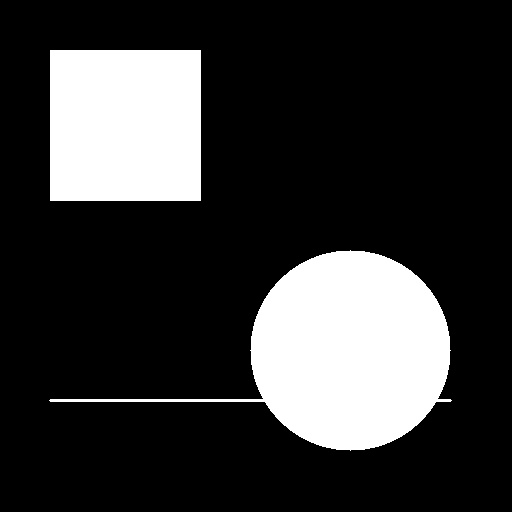
#> input picture computer_vision/上课练习/第四章 显著性检测/test.jpg, 512 x 512 px
$ python saliency_contrast_HC.py
#> lines starting #> are read from the running program, lines starting #| are printed output that depends on the picture; after the words box and inside, x2 and y2 are one past the last pixel; in counts of white or black regions, pixels touching at a corner belong together
"""
教学示例：saliency contrast HC

- 功能：演示 显著性检测 中与“saliency contrast HC”相关的核心流程。
- 主要数据结构：通常使用 numpy 数组保存图像矩阵，必要时再用列表或字典保存统计结果。
- 这样设置的原因：把参数、卷积核和阈值显式写出来，便于零基础同学逐行观察修改前后的效果。
"""
from pathlib import Path

import cv2
import numpy as np
import matplotlib.pyplot as plt


BASE_DIR = Path(__file__).resolve().parent

def local_path(name: str) -> str:
    """返回脚本目录下的资源路径，避免依赖当前工作目录。"""
    return str(BASE_DIR / name)
# 1. 设置字体为 SimHei (黑体)，解决中文显示问题
plt.rcParams['font.sans-serif'] = ['SimHei']

# 2. 解决保存图像时负号 '-' 显示为方块的问题
plt.rcParams['axes.unicode_minus'] = False
from collections import Counter


def calculate_global_contrast_saliency(image_path):
    """
    基于直方图对比度 (HC) 的显著性检测简化实现
    原理：像素的显著性 = 该像素颜色与图像中所有其他像素颜色的距离之和
    """
#> called with image_path = 'computer_vision/上课练习/第四章 显著性检测/test.jpg'
    # 1. 读取图像
    img = cv2.imread(image_path)
#> img is the input picture: shape (512, 512, 3); min 0, max 255, mean 53.4
    if img is None:
        raise ValueError("无法读取图像，请检查路径")

    # 转换为 RGB (Matplotlib 需要) 和 Lab 颜色空间 (Lab 空间更符合人眼感知)
    img_rgb = cv2.cvtColor(img, cv2.COLOR_BGR2RGB)
    img_lab = cv2.cvtColor(img, cv2.COLOR_BGR2LAB).astype(np.float32)
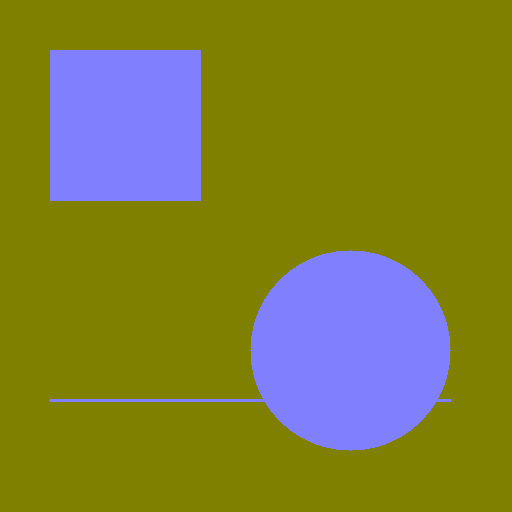
#> img_lab: shape (512, 512, 3) float32; mean B, G, R 53.4, 128, 128

    h, w, _ = img_lab.shape
#> h = 512; w = 512
    pixels = img_lab.reshape(-1, 3)

    # 2. 颜色量化 (为了加速计算，将颜色聚类或减少颜色数量)
    # 这里使用简单的四舍五入量化，将颜色空间压缩，减少计算量
    # 实际工程中常用 K-Means 聚类
    quantize_factor = 10
    pixels_quantized = np.floor(pixels / quantize_factor) * quantize_factor

    # 统计每种颜色的出现频率
    # 将 float 数组转换为 tuple 以便哈希计数
    unique_colors, counts = np.unique(pixels_quantized, axis=0, return_counts=True)
#> unique_colors = [[0, 120, 120], [240, 120, 120], [250, 120, 120]]; counts = [207242, 2, 54900]
    color_freq_map = {tuple(c): freq for c, freq in zip(unique_colors, counts)}
#> color_freq_map = {(0, 120, 120): 207242, (240, 120, 120): 2, (250, 120, 120): 54900}

    total_pixels = h * w
#> total_pixels = 262144
    saliency_map_flat = np.zeros(pixels.shape[0])

    # 3. 计算显著性 (简化版：计算当前颜色与其他所有颜色的加权距离)
    # 优化：不遍历所有像素，而是遍历“独特颜色”
    unique_colors_list = list(color_freq_map.keys())
#> unique_colors_list = [(0, 120, 120), (240, 120, 120), (250, 120, 120)]

    print(f"正在计算显著性... 独特颜色数量: {len(unique_colors_list)}")
#> (printed output is left out)

    # 预计算所有独特颜色之间的显著性值
    color_saliency = {}
    for i, c1 in enumerate(unique_colors_list):
        s_val = 0.0
        c1_vec = np.array(c1)
        for j, c2 in enumerate(unique_colors_list):
            if i == j:
                continue
            c2_vec = np.array(c2)
            # 欧氏距离
            dist = np.linalg.norm(c1_vec - c2_vec)
            # 显著性贡献 = 距离 * 该颜色的频率 (频率越高，对比越明显)
            s_val += dist * color_freq_map[c2]

        # 归一化 (可选，防止数值过大)
        color_saliency[c1] = s_val
#> this loop made 3 passes
#> after the loop, color_saliency = {(0, 120, 120): 13725480, (240, 120, 120): 50287080, (250, 120, 120): 51810520}

    # 4. 映射回原图像素
    for idx, p in enumerate(pixels_quantized):
        key = tuple(p)
        saliency_map_flat[idx] = color_saliency[key]

    # 5. 重构显著图并归一化到 0-255
    saliency_map = saliency_map_flat.reshape(h, w)
    saliency_map = cv2.normalize(saliency_map, None, 0, 255, cv2.NORM_MINMAX)
    saliency_map = saliency_map.astype(np.uint8)

    # 6. 后处理：高斯模糊 (去除噪点，使区域更连贯)
    saliency_map_blur = cv2.GaussianBlur(saliency_map, (5, 5), 0)

    # 7. 二值化 (获取显著区域掩膜)
    _, binary_mask = cv2.threshold(saliency_map_blur, 0, 255, cv2.THRESH_BINARY + cv2.THRESH_OTSU)
#> binary_mask: shape (512, 512); 20.9% white; 2 white regions, box (x1, y1, x2, y2) and area: (50, 251, 451, 450) 32097, (50, 50, 201, 201) 22797

    return img_rgb, saliency_map_blur, binary_mask


# --- 主程序 ---
if __name__ == "__main__":
    # 请使用您本地的图片路径，或者下载一张测试图
    # 这里假设当前目录下有一张 test.jpg
    image_file = local_path("test.jpg")

    try:
        # 如果没有测试图，创建一个简单的合成图用于演示
        import os

        if not os.path.exists(image_file):
            print(f"未找到 {image_file}，正在生成测试图像...")
            test_img = np.zeros((400, 400, 3), dtype=np.uint8)
            test_img[:] = [200, 200, 200]  # 灰色背景
            cv2.circle(test_img, (200, 200), 80, (0, 0, 255), -1)  # 红色圆 (BGR)
            cv2.rectangle(test_img, (50, 50), (150, 150), (255, 255, 0), -1)  # 青色方块
            cv2.imwrite(image_file, test_img)
            print("测试图像已生成。")

        original, saliency, mask = calculate_global_contrast_saliency(image_file)

        # 显示结果
        plt.figure(figsize=(15, 5))

        plt.subplot(1, 4, 1)
        plt.title("1. 原始图像")
        plt.imshow(original)
        plt.axis('off')

        plt.subplot(1, 4, 2)
        plt.title("2. 显著性热力图 (灰度)")
        plt.imshow(saliency, cmap='gray')
        plt.axis('off')

        plt.subplot(1, 4, 3)
        plt.title("3. 显著性热力图 (彩色映射)")
        plt.imshow(saliency, cmap='jet')
        plt.axis('off')

        plt.subplot(1, 4, 4)
        plt.title("4. 二值化掩膜 (提取区域)")
        plt.imshow(mask, cmap='gray')
        plt.axis('off')

        plt.tight_layout()
        plt.show()
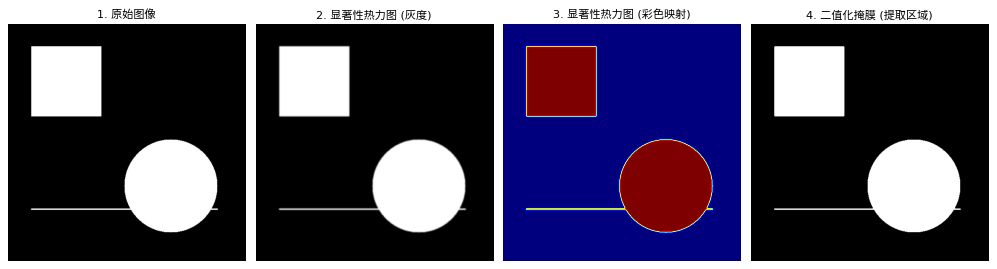
#> figure drawn by matplotlib, 4 panels

    except Exception as e:
        print(f"发生错误: {e}")
